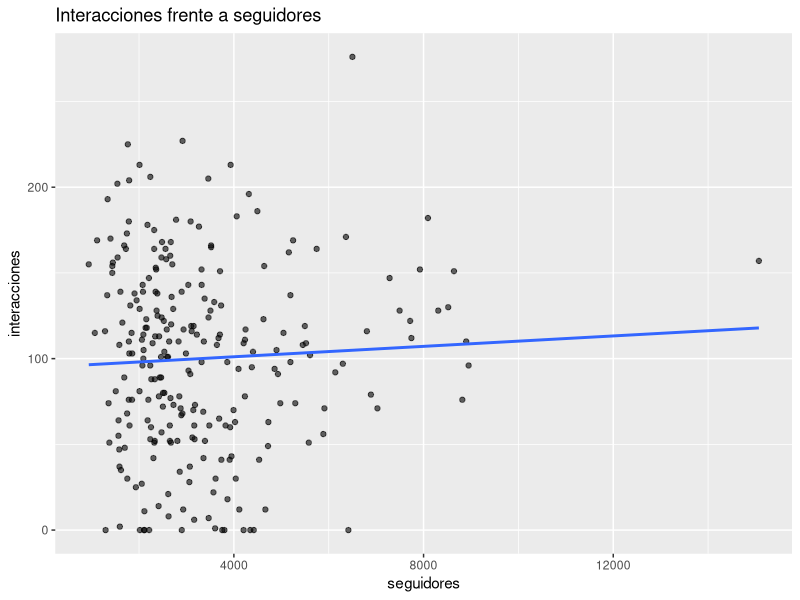
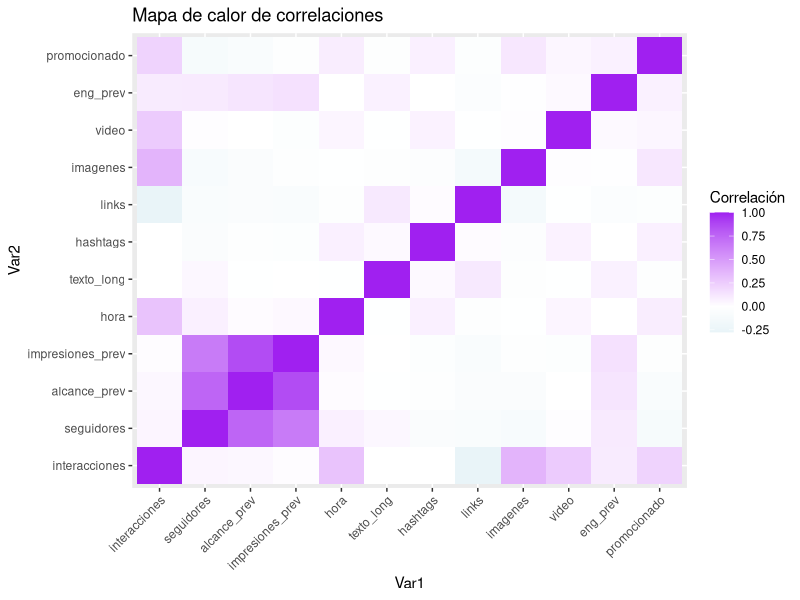
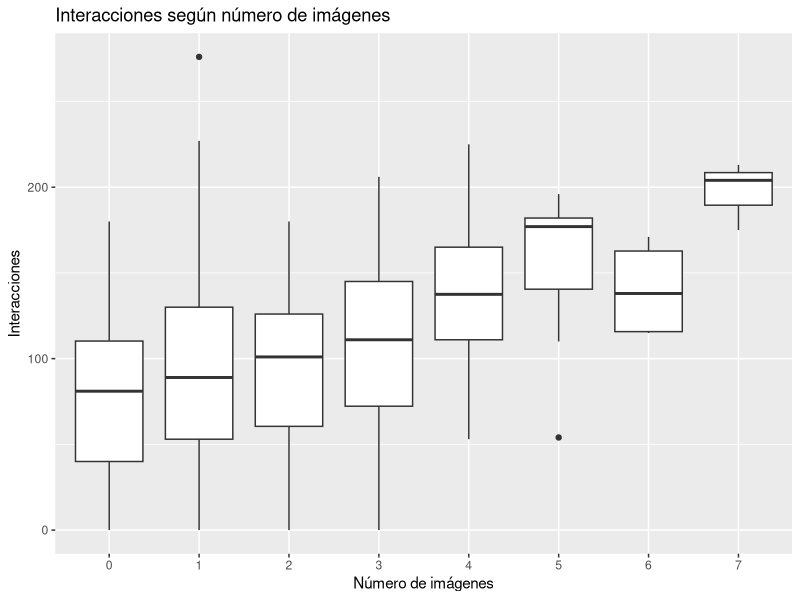
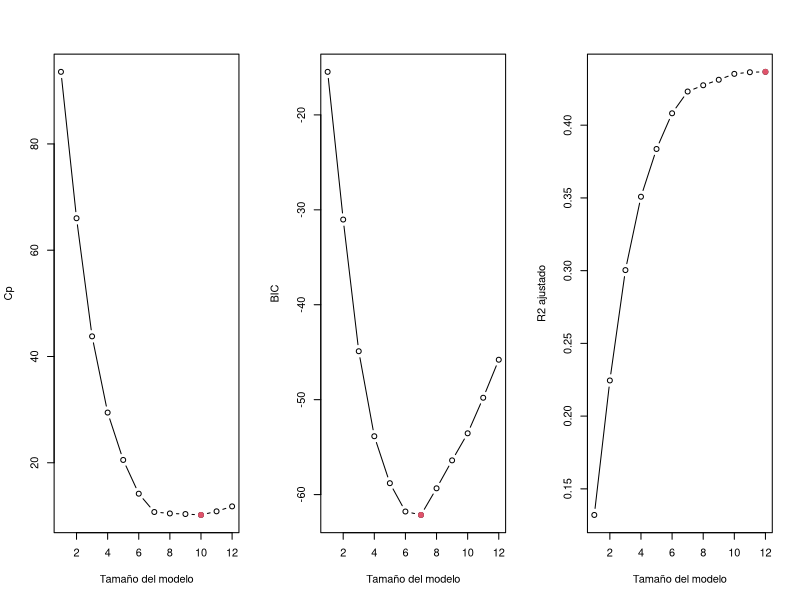

Recreate these plots in R, in order. (Note: this script raises an error after producing the figures.)
## ---- chunk 1
library(tidyverse)
library(leaps)
library(glmnet)
library(pls)

datos <- read.csv("datos_redes.csv")

datos$periodo <- factor(
  datos$periodo,
  levels = c("0-3", "4-7", "8-11", "12-15", "16-19", "20-23"),
  ordered = TRUE
)

str(datos)
summary(datos)
## ---- chunk 2
set.seed(103)

id_train <- sample(1:nrow(datos), size = 0.7 * nrow(datos))

train <- datos[id_train, ]
test  <- datos[-id_train, ]
## ---- chunk 3
rmse <- function(y, y_pred) {
  sqrt(mean((y - y_pred)^2))
}
## ---- chunk 4
correlaciones <- datos |>
  select(where(is.numeric)) |>
  cor()

round(correlaciones, 2)
## ---- chunk 5
datos |>
  ggplot(aes(x = seguidores, y = interacciones)) +
  geom_point(alpha = 0.6) +
  geom_smooth(method = "lm", se = FALSE) +
  labs(title = "Interacciones frente a seguidores")
## ---- chunk 6
# añadid aquí un segundo gráfico exploratorio

# rpimero pongo un heatman para ver mejor las correrlaciones:
library(reshape2)

correlaciones |>
  melt() |>
  ggplot(aes(Var1, Var2, fill = value)) +
  geom_tile() +
  scale_fill_gradient2(low = "lightblue", high = "purple", mid = "white", midpoint = 0) +
  theme(axis.text.x = element_text(angle = 45, hjust = 1)) +
  labs(title = "Mapa de calor de correlaciones", fill = "Correlación")


# boxplot para el segundo grafico exploratorio

datos |>
  ggplot(aes(x = factor(imagenes), y = interacciones)) +
  geom_boxplot() +
  labs(
    title = "Interacciones según número de imágenes",
    x = "Número de imágenes",
    y = "Interacciones"
  )
## ---- chunk 7
regfit_full <- regsubsets(
  interacciones ~ .,
  data = train,
  nvmax = ncol(train) - 1
)

summary_regfit <- summary(regfit_full)
summary_regfit
## ---- chunk 8
par(mfrow = c(1, 3))

plot(summary_regfit$cp, xlab = "Tamaño del modelo", ylab = "Cp", type = "b")
points(which.min(summary_regfit$cp), min(summary_regfit$cp), col = 2, pch = 19)

plot(summary_regfit$bic, xlab = "Tamaño del modelo", ylab = "BIC", type = "b")
points(which.min(summary_regfit$bic), min(summary_regfit$bic), col = 2, pch = 19)

plot(summary_regfit$adjr2, xlab = "Tamaño del modelo", ylab = "R2 ajustado", type = "b")
points(which.max(summary_regfit$adjr2), max(summary_regfit$adjr2), col = 2, pch = 19)
## ---- chunk 9
predict.regsubsets <- function(object, newdata, id, ...) {
  form <- as.formula(object$call[[2]])
  mat <- model.matrix(form, newdata)
  coefi <- coef(object, id = id)
  xvars <- names(coefi)
  mat[, xvars] %*% coefi
}
## ---- chunk 10
set.seed(103)
k <- 10
folds <- sample(rep(1:k, length.out = nrow(train)))
p <- ncol(train) - 1

cv_errors <- matrix(NA, nrow = k, ncol = p)

for (j in 1:k) {
  fit_k <- regsubsets(
    interacciones ~ .,
    data = train[folds != j, ],
    nvmax = p
  )

  for (i in 1:p) {
    pred <- predict.regsubsets(fit_k, train[folds == j, ], id = i)
    cv_errors[j, i] <- mean((train$interacciones[folds == j] - pred)^2)
  }
}

mean_cv_errors <- colMeans(cv_errors)
best_size <- which.min(mean_cv_errors)

best_size
## ---- chunk 11
plot(
  1:p, sqrt(mean_cv_errors), type = "b",
  xlab = "Tamaño del modelo",
  ylab = "RMSE de validación cruzada"
)
points(best_size, sqrt(mean_cv_errors[best_size]), col = 2, pch = 19)
## ---- chunk 12
final_subsets <- regsubsets(
  interacciones ~ .,
  data = train,
  nvmax = p
)

coef(final_subsets, id = best_size)
## ---- chunk 13
pred_subsets <- predict.regsubsets(final_subsets, test, id = best_size)
rmse_subsets <- rmse(test$interacciones, pred_subsets)
rmse_subsets
## ---- chunk 14
x_train <- model.matrix(interacciones ~ ., data = train)[, -1]
y_train <- train$interacciones

x_test <- model.matrix(interacciones ~ ., data = test)[, -1]
y_test <- test$interacciones
## ---- chunk 15
# Ajustad el modelo ridge con cv.glmnet().
set.seed(103)

cv_lm <- lm(y_train~x_train)
summary(cv_lm)
cv_ridge <- cv.glmnet(x_train, y_train, alpha = 0)

# lambda optim
print("lambda optim")
cv_ridge$lambda.min

# coeficientes estimados
coef_ridge <- coef(cv_ridge, s = "lambda.min")
print("coef estimados")
coef_ridge

# prediccio en test
pred_ridge <- predict(cv_ridge, s = "lambda.min", newx = x_test)

#RMSE
rmse_ridge <- rmse(y_test, as.numeric(pred_ridge))
print("error de ridge")
rmse_ridge
## ---- chunk 16
# Ajustad el modelo lasso con cv.glmnet().
set.seed(103)

cv_lasso <- cv.glmnet(x_train, y_train, alpha = 1)

# lambda optim
print("lambda optim")
cv_lasso$lambda.min

# coeficientes estimados
coef_lasso <- coef(cv_lasso, s = "lambda.min")
print("coef estimados")
coef_lasso

# predicci en test
pred_lasso <- predict(cv_lasso, s = "lambda.min", newx = x_test)

#RMSE
rmse_lasso <- rmse(y_test, as.numeric(pred_lasso))
print("error de lasso")
rmse_lasso
## ---- chunk 17
# Ayuda: usad pcr(..., scale = TRUE, validation = "CV")
modelo_pcr <-pcr(interacciones ~., data=train, scale = TRUE, validation = "CV")
validationplot(modelo_pcr, val.type = "MSEP")
## ---- chunk 18
prediccion_pcr <- predict(modelo_pcr, newdata = test, ncomp = 12) 
rmse_pcr <- rmse(test$interacciones, prediccion_pcr) 
rmse_pcr
## ---- chunk 19
# Ayuda: usad plsr(..., scale = TRUE, validation = "CV")
modelo_plsr <- plsr(interacciones~., data=train, scale = TRUE, validation = "CV")
validationplot(modelo_plsr, val.type = "MSEP")
## ---- chunk 20
prediccion_plsr <- predict(modelo_plsr, newdata = test, ncomp = 8) 
rmse_plsr <- rmse(test$interacciones, prediccion_plsr) 
rmse_plsr
## ---- chunk 21
prediccion_pcr2 <- predict(modelo_pcr, newdata = test, ncomp = 2) 
rmse_pcr2 <- rmse(test$interacciones, prediccion_pcr2) 
rmse_pcr2
## ---- chunk 22
prediccion_plsr2 <- predict(modelo_plsr, newdata = test, ncomp = 2) 
rmse_plsr2 <- rmse(test$interacciones, prediccion_plsr2) 
rmse_plsr2
## ---- chunk 23
# Ayuda: podéis usar tibble(metodo = ..., RMSE_test = ...)
tabla_rmse <- tibble(
  metodo = c("Subconjuntos", "Ridge", "Lasso", "PCR", "PLS"),
  RMSE_test = c(50.30897, 52.25007, 52.49266, 52.3224, 54.27859)
)

tabla_rmse
## ---- chunk 24
ggplot(tabla_rmse, aes(x = reorder(metodo, RMSE_test), y = RMSE_test)) +
  geom_col() +
  coord_flip() +
  labs(
    title = "Comparación de RMSE en test",
    x = "Método",
    y = "RMSE"
  )
